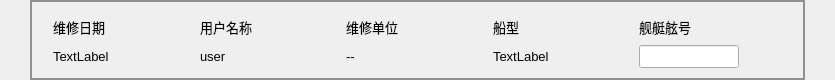
        <widget class="QWidget" name="widget_information_feedback_top" native="true">
         <property name="minimumSize">
          <size>
           <width>0</width>
           <height>80</height>
          </size>
         </property>
         <property name="maximumSize">
          <size>
           <width>16777215</width>
           <height>80</height>
          </size>
         </property>
         <layout class="QHBoxLayout" name="horizontalLayout_11">
          <property name="leftMargin">
           <number>30</number>
          </property>
          <property name="topMargin">
           <number>0</number>
          </property>
          <property name="rightMargin">
           <number>30</number>
          </property>
          <property name="bottomMargin">
           <number>0</number>
          </property>
          <item>
           <widget class="QGroupBox" name="groupBox_information_feedback_top">
            <property name="minimumSize">
             <size>
              <width>0</width>
              <height>80</height>
             </size>
            </property>
            <property name="maximumSize">
             <size>
              <width>16777215</width>
              <height>80</height>
             </size>
            </property>
            <property name="styleSheet">
             <string notr="true">QGroupBox#groupBox_information_feedback_top{
border: 2px solid #8f8f91;}    
</string>
            </property>
            <property name="title">
             <string/>
            </property>
            <layout class="QHBoxLayout" name="horizontalLayout_12">
             <property name="leftMargin">
              <number>11</number>
             </property>
             <property name="topMargin">
              <number>0</number>
             </property>
             <property name="rightMargin">
              <number>11</number>
             </property>
             <property name="bottomMargin">
              <number>0</number>
             </property>
             <item>
              <widget class="QWidget" name="widget_Diagnosis_Date" native="true">
               <layout class="QVBoxLayout" name="verticalLayout_5">
                <item>
                 <widget class="QLabel" name="label_Diagnosis_Date_sign">
                  <property name="minimumSize">
                   <size>
                    <width>80</width>
                    <height>0</height>
                   </size>
                  </property>
                  <property name="maximumSize">
                   <size>
                    <width>80</width>
                    <height>16777215</height>
                   </size>
                  </property>
                  <property name="font">
                   <font>
                    <family>微软雅黑</family>
                    <pointsize>10</pointsize>
                   </font>
                  </property>
                  <property name="styleSheet">
                   <string notr="true">/*QLabel { 
    border-radius: 8px; 
    min-width: 120px;
    min-height: 40px;
	background-color: rgb(216, 255, 164);
	color: rgb(0, 85, 255);
	font: 75 10pt &quot;微软雅黑&quot;;
 }*/</string>
                  </property>
                  <property name="text">
                   <string>维修日期</string>
                  </property>
                 </widget>
                </item>
                <item>
                 <widget class="QLabel" name="label_Diagnosis_Date">
                  <property name="font">
                   <font>
                    <pointsize>10</pointsize>
                   </font>
                  </property>
                  <property name="text">
                   <string>TextLabel</string>
                  </property>
                 </widget>
                </item>
               </layout>
              </widget>
             </item>
             <item>
              <spacer name="horizontalSpacer_100">
               <property name="orientation">
                <enum>Qt::Horizontal</enum>
               </property>
               <property name="sizeHint" stdset="0">
                <size>
                 <width>43</width>
                 <height>20</height>
                </size>
               </property>
              </spacer>
             </item>
             <item>
              <widget class="QWidget" name="widget_user_name" native="true">
               <layout class="QVBoxLayout" name="verticalLayout_6">
                <item>
                 <widget class="QLabel" name="label_user_name_sign">
                  <property name="minimumSize">
                   <size>
                    <width>80</width>
                    <height>0</height>
                   </size>
                  </property>
                  <property name="maximumSize">
                   <size>
                    <width>80</width>
                    <height>16777215</height>
                   </size>
                  </property>
                  <property name="font">
                   <font>
                    <family>微软雅黑</family>
                    <pointsize>10</pointsize>
                   </font>
                  </property>
                  <property name="styleSheet">
                   <string notr="true">/*QLabel { 
    border-radius: 8px; 
    min-width: 120px;
    min-height: 40px;
	background-color: rgb(216, 255, 164);
	color: rgb(0, 85, 255);
	font: 75 10pt &quot;微软雅黑&quot;;
 }*/</string>
                  </property>
                  <property name="text">
                   <string>用户名称</string>
                  </property>
                 </widget>
                </item>
                <item>
                 <widget class="QLabel" name="label_user_name">
                  <property name="font">
                   <font>
                    <pointsize>10</pointsize>
                   </font>
                  </property>
                  <property name="text">
                   <string>user</string>
                  </property>
                 </widget>
                </item>
               </layout>
              </widget>
             </item>
             <item>
              <spacer name="horizontalSpacer_101">
               <property name="orientation">
                <enum>Qt::Horizontal</enum>
               </property>
               <property name="sizeHint" stdset="0">
                <size>
                 <width>42</width>
                 <height>20</height>
                </size>
               </property>
              </spacer>
             </item>
             <item>
              <widget class="QWidget" name="widget_user_maintain_company" native="true">
               <layout class="QVBoxLayout" name="verticalLayout_7">
                <item>
                 <widget class="QLabel" name="label_user_maintain_company_sign">
                  <property name="minimumSize">
                   <size>
                    <width>80</width>
                    <height>0</height>
                   </size>
                  </property>
                  <property name="maximumSize">
                   <size>
                    <width>80</width>
                    <height>16777215</height>
                   </size>
                  </property>
                  <property name="font">
                   <font>
                    <family>微软雅黑</family>
                    <pointsize>10</pointsize>
                   </font>
                  </property>
                  <property name="styleSheet">
                   <string notr="true">/*QLabel { 
    border-radius: 8px; 
    min-width: 120px;
    min-height: 40px;
	background-color: rgb(216, 255, 164);
	color: rgb(0, 85, 255);
	font: 75 10pt &quot;微软雅黑&quot;;
 }*/</string>
                  </property>
                  <property name="text">
                   <string>维修单位</string>
                  </property>
                 </widget>
                </item>
                <item>
                 <widget class="QLabel" name="label_user_maintain_company">
                  <property name="font">
                   <font>
                    <pointsize>10</pointsize>
                   </font>
                  </property>
                  <property name="text">
                   <string>--</string>
                  </property>
                 </widget>
                </item>
               </layout>
              </widget>
             </item>
             <item>
              <spacer name="horizontalSpacer_50">
               <property name="orientation">
                <enum>Qt::Horizontal</enum>
               </property>
               <property name="sizeHint" stdset="0">
                <size>
                 <width>43</width>
                 <height>20</height>
                </size>
               </property>
              </spacer>
             </item>
             <item>
              <widget class="QWidget" name="widget_equipment_name" native="true">
               <layout class="QVBoxLayout" name="verticalLayout_8">
                <item>
                 <widget class="QLabel" name="label_equipment_name_sign">
                  <property name="minimumSize">
                   <size>
                    <width>80</width>
                    <height>0</height>
                   </size>
                  </property>
                  <property name="maximumSize">
                   <size>
                    <width>80</width>
                    <height>16777215</height>
                   </size>
                  </property>
                  <property name="font">
                   <font>
                    <family>微软雅黑</family>
                    <pointsize>10</pointsize>
                   </font>
                  </property>
                  <property name="styleSheet">
                   <string notr="true">/*QLabel { 
    border-radius: 8px; 
    min-width: 120px;
    min-height: 40px;
	background-color: rgb(216, 255, 164);
	color: rgb(0, 85, 255);
	font: 75 10pt &quot;微软雅黑&quot;;
 }*/</string>
                  </property>
                  <property name="text">
                   <string>船型</string>
                  </property>
                 </widget>
                </item>
                <item>
                 <widget class="QLabel" name="label_equipment_name">
                  <property name="font">
                   <font>
                    <pointsize>10</pointsize>
                   </font>
                  </property>
                  <property name="text">
                   <string>TextLabel</string>
                  </property>
                 </widget>
                </item>
               </layout>
              </widget>
             </item>
             <item>
              <spacer name="horizontalSpacer_51">
               <property name="orientation">
                <enum>Qt::Horizontal</enum>
               </property>
               <property name="sizeHint" stdset="0">
                <size>
                 <width>42</width>
                 <height>20</height>
                </size>
               </property>
              </spacer>
             </item>
             <item>
              <widget class="QWidget" name="widget_boat_number" native="true">
               <layout class="QVBoxLayout" name="verticalLayout_9">
                <item>
                 <widget class="QLabel" name="label_boat_number_sign">
                  <property name="minimumSize">
                   <size>
                    <width>80</width>
                    <height>0</height>
                   </size>
                  </property>
                  <property name="maximumSize">
                   <size>
                    <width>80</width>
                    <height>16777215</height>
                   </size>
                  </property>
                  <property name="font">
                   <font>
                    <family>微软雅黑</family>
                    <pointsize>10</pointsize>
                   </font>
                  </property>
                  <property name="styleSheet">
                   <string notr="true">/*QLabel { 
    border-radius: 8px; 
    min-width: 120px;
    min-height: 40px;
	background-color: rgb(216, 255, 164);
	color: rgb(0, 85, 255);
	font: 75 10pt &quot;微软雅黑&quot;;
 }*/</string>
                  </property>
                  <property name="text">
                   <string>舰艇舷号</string>
                  </property>
                 </widget>
                </item>
                <item>
                 <widget class="QLineEdit" name="lineEdit_boat_number">
                  <property name="maximumSize">
                   <size>
                    <width>100</width>
                    <height>16777215</height>
                   </size>
                  </property>
                  <property name="font">
                   <font>
                    <pointsize>10</pointsize>
                   </font>
                  </property>
                 </widget>
                </item>
               </layout>
              </widget>
             </item>
             <item>
              <spacer name="horizontalSpacer_49">
               <property name="orientation">
                <enum>Qt::Horizontal</enum>
               </property>
               <property name="sizeHint" stdset="0">
                <size>
                 <width>43</width>
                 <height>20</height>
                </size>
               </property>
              </spacer>
             </item>
            </layout>
           </widget>
          </item>
         </layout>
        </widget>
